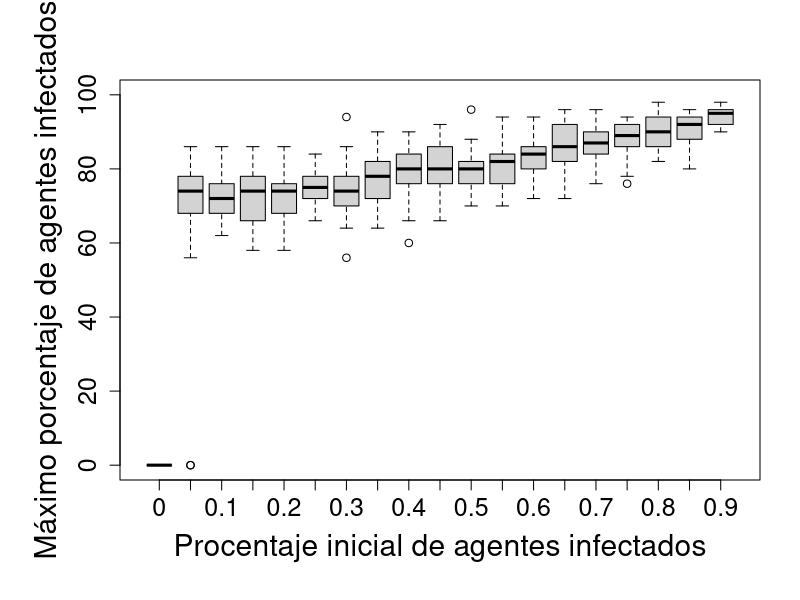

Generate this figure with R:
datos = read.csv("datosepe2.csv")
png("ComparacionDeProbInfect.png", width = 1200, height = 1200, units = "px", pointsize = 20)
par(mar=c(6,6,4,2),cex.axis=1.5, cex.lab=1.8, cex.main=1.5)
boxplot(datos$mi~datos$pi, ylim=c(0,100),xlab="Procentaje inicial de agentes infectados", ylab="Máximo porcentaje de agentes infectados")
#axis(side=1,at=c("1","2","3","4"), labels=c("Original","Original Paralelizado","Línea de barrido", "Línea de barrido paralelizdo"))
#legend( title="Algoritmos",x="topright", inset=0,legend=c("Original","Original","Línea de barrido", "Línea de barrido paralelizdo"))
